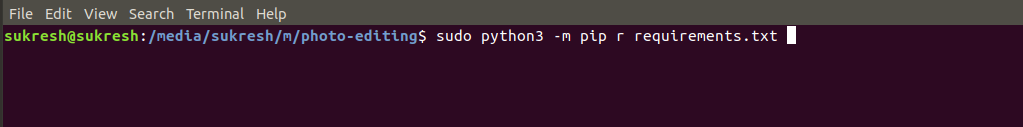
#> input picture simple.png, 1023 x 127 px
$ python main.py simple.png
#> lines starting #> are read from the running program, lines starting #| are printed output that depends on the picture
### paillier.py
import math
import primes
import numpy as np
from PIL import Image

class PrivateKey(object):

	def __init__(self, p, q, n):
		self.l = (p-1) * (q-1)
		self.m = paillier.invmod(self.l, n)

	def __repr__(self):
		return '<PrivateKey: {} {}>'.format(self.l, self.m)

class PublicKey(object):

	@classmethod
	def from_n(cls, n):
		return cls(n)

	def __init__(self, n):
		self.n = n
		self.n_sq = n * n
		self.g = n + 1

	def __repr__(self):
		return '<PublicKey: {}>'.format(self.n)

class paillier:
	def __init__(self):
		self.prime_r = 1

	def invmod(a, p, maxiter=1000000):

		if a == 0:
			raise ValueError('0 has no inverse mod {}'.format(p))
		r = a
		d = 1
		for i in range(min(p, maxiter)):
			d = ((p // r + 1) * d) % p
			r = (d * a) % p
			if r == 1:
				break
		else:
			raise ValueError('{} has no inverse mod {}'.format(a, p))
		return d

	# [9 lines left out: function modpow, not called in this run]

	def generate_keypair(self, bits):
		p = primes.generate_prime(bits / 2)
		q = primes.generate_prime(bits / 2)
		n = p * q
		return PrivateKey(p, q, n), PublicKey(n)

	def encrypt(self, pub, plain):
		if(self.prime_r == 1):
			while True:
				self.prime_r = primes.generate_prime(int(round(math.log(pub.n, 2))))
				if self.prime_r > 0 and self.prime_r < pub.n:
					break
		x = pow(self.prime_r, pub.n, pub.n_sq)
		cipher = (pow(pub.g, plain, pub.n_sq) * x) % pub.n_sq
		return cipher

	def e_add(self, pub, a, b):
		"""Add one encrypted integer to another"""
		return a * b % pub.n_sq

	def e_add_const(self, pub, a, n):
		"""Add constant n to an encrypted integer"""
		return int(a) * self.modpow(int(pub.g), int(n), int(pub.n_sq)) % int(pub.n_sq)

	# [10 lines left out: functions e_mul_const, decrypt, not called in this run]

	def open_image(self,path):
#> called with path = 'simple.png'
		image = np.array(Image.open(path))
#> image is the input picture: shape (127, 1023, 4); mean R, G, B, A 55.1, 27.4, 45.1, 255
		return image

	# [10 lines left out: function save_image, not called in this run]

	def encrypt_image_temp(self, pub, image):
		img = []
		dimens = image.shape
		for row in image.flatten():
			img.append(self.encrypt(pub,int(row)))
		if(len(dimens) == 3):
			return np.array(img).reshape(dimens[0], dimens[1], -1)
		elif(len(dimens) == 2):
			return np.array(img).reshape(dimens[0], -1)
		else:
			return None

	def encrypt_image(self, pub, image):
		string = "Pillier homomorphic encryption is very difficult to generate so it uses a lot resources so of no of channels*width*height >= 2488320 we are stoping it early so that there won't be any waiting......."
		if(np.prod(image.shape) >= 2488320):
			print(string)
			return
		return self.encrypt_image_temp(pub, image)

	# [100 lines left out: functions decrypt_image, brightness, increase_color, mirroring_image, flip_image, swap_colors and 1 more, not called in this run]

# [12 lines that do not run on import are left out]


### primes.py
import random
import sys

def ipow(a, b, n):
	"""calculates (a**b) % n via binary exponentiation, yielding itermediate results as Rabin-Miller requires"""
	A = a = int(a % n)
	yield A
	t = 1
	while t <= b:
		t <<= 1

	t >>= 2

	while t:
		A = (A * A) % n
		if t & b:
			A = (A * a) % n
		yield A
		t >>= 1

def rabin_miller_witness(test, possible):
	"""Using Rabin-Miller witness test, will return True if possible is
       definitely not prime (composite), False if it may be prime."""
	return 1 not in ipow(test, possible-1, possible)

smallprimes = (2,3,5,7,11,13,17,19,23,29,31,37,41,43,
               47,53,59,61,67,71,73,79,83,89,97)

def default_k(bits):
	return max(40, 2 * bits)

def is_probably_prime(possible, k=None):
	if possible == 1:
		return True
	if k is None:
		k = default_k(possible.bit_length())
	for i in smallprimes:
		if possible == i:
			return True
		if possible % i == 0:
			return False
	for i in range(int(k)):
		test = random.randrange(2, possible - 1) | 1
		if rabin_miller_witness(test, possible):
			return False
	return True

def generate_prime(bits, k=None):
	"""Will generate an integer of b bits that is probably prime
       (after k trials). Reasonably fast on current hardware for
       values of up to around 512 bits."""
	assert bits >= 8

	if k is None:
		k = default_k(bits)

	while True:
		possible = random.randrange(2 ** (bits-1) + 1, 2 ** bits) | 1
		if is_probably_prime(possible, k):
			return possible


### main.py
import numpy as np
from PIL import Image
from paillier import *
import sys
from matplotlib import pyplot as plt

class bcolors:
	HEADER = '\033[95m'
	OKBLUE = '\033[94m'
	OKCYAN = '\033[96m'
	OKGREEN = '\033[92m'
	WARNING = '\033[93m'
	FAIL = '\033[91m'
	ENDC = '\033[0m'
	BOLD = '\033[1m'
	UNDERLINE = '\033[4m'

class main:
	def __main__(self):
		self.imagepath = None
		self.c_image = None
		self.image = None
		self.is_image_loaded = False
		self.is_encrypted = False

		self.pail = paillier()
		self.priv, self.pub = self.pail.generate_keypair(20)

	def start(self):
		pass
def nothing():
	pail = paillier()
	image = pail.open_image('simple.png')
	priv, pub = pail.generate_keypair(20)
	c_image = pail.encrypt_image(pub,image)

	# [11 lines of commented-out code are left out]

	d_image = pail.decrypt_image(priv, pub, c_image)

	pail.save_image(d_image)

if __name__ == '__main__':

	pail = paillier()
	original = pail.open_image(sys.argv[1])
	priv, pub = pail.generate_keypair(20)
	c_image = pail.encrypt_image(pub, original)
#> the loop in encrypt_image_temp, `for row in image.flatten():` made 519684 passes
#> (row, cipher in encrypt) on passes 2 to 4: (49, 381783879523), (45, 170457524118), (255, 252558388096)
#> after the loop in encrypt_image_temp, `for row in image.flatten():`: img = 519684 items
#> in encrypt_image_temp, `return np.array(img).reshape(dimens[0], dimens[1], -1)`:
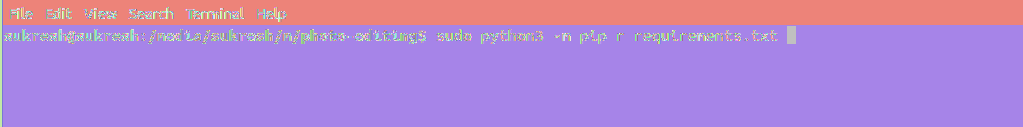
#> returned value: shape (127, 1023, 4) int64; mean of channels 0, 1, 2, 3 2.14e+11, 7.4e+10, 3.04e+11, 2.53e+11; transparent parts drawn white

	print("Enter help for options..")
	while(True):
#> (the run stopped early here; a loop or call above may not have finished)

$ run again, with Encrypt.png copied over simple.png
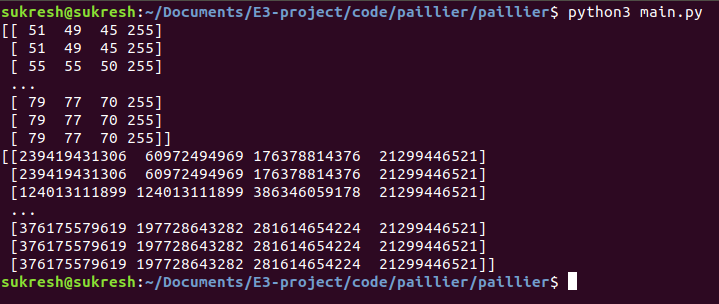
#> input picture Encrypt.png, 719 x 304 px
#> in open_image, image is the input picture: shape (304, 719, 4); mean R, G, B, A 56.6, 24.2, 47.2, 255
#> the loop in encrypt_image_temp, `for row in image.flatten():` made 874304 passes
#> (row, cipher in encrypt) on passes 2 to 4: (77, 63103829434), (70, 30401058336), (255, 252558388096)
#> after the loop in encrypt_image_temp, `for row in image.flatten():`: img = 874304 items
#> in encrypt_image_temp, `return np.array(img).reshape(dimens[0], dimens[1], -1)`:
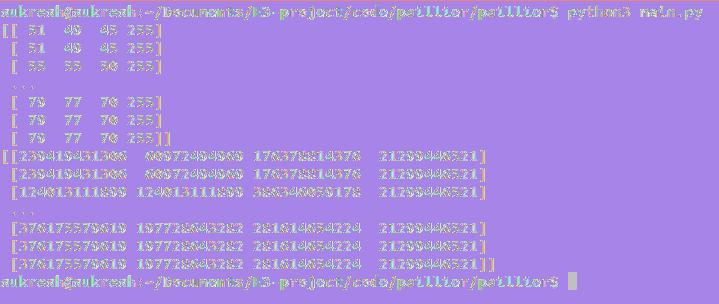
#> returned value: shape (304, 719, 4) int64; mean of channels 0, 1, 2, 3 1.77e+11, 8.72e+10, 3.56e+11, 2.53e+11; transparent parts drawn white
